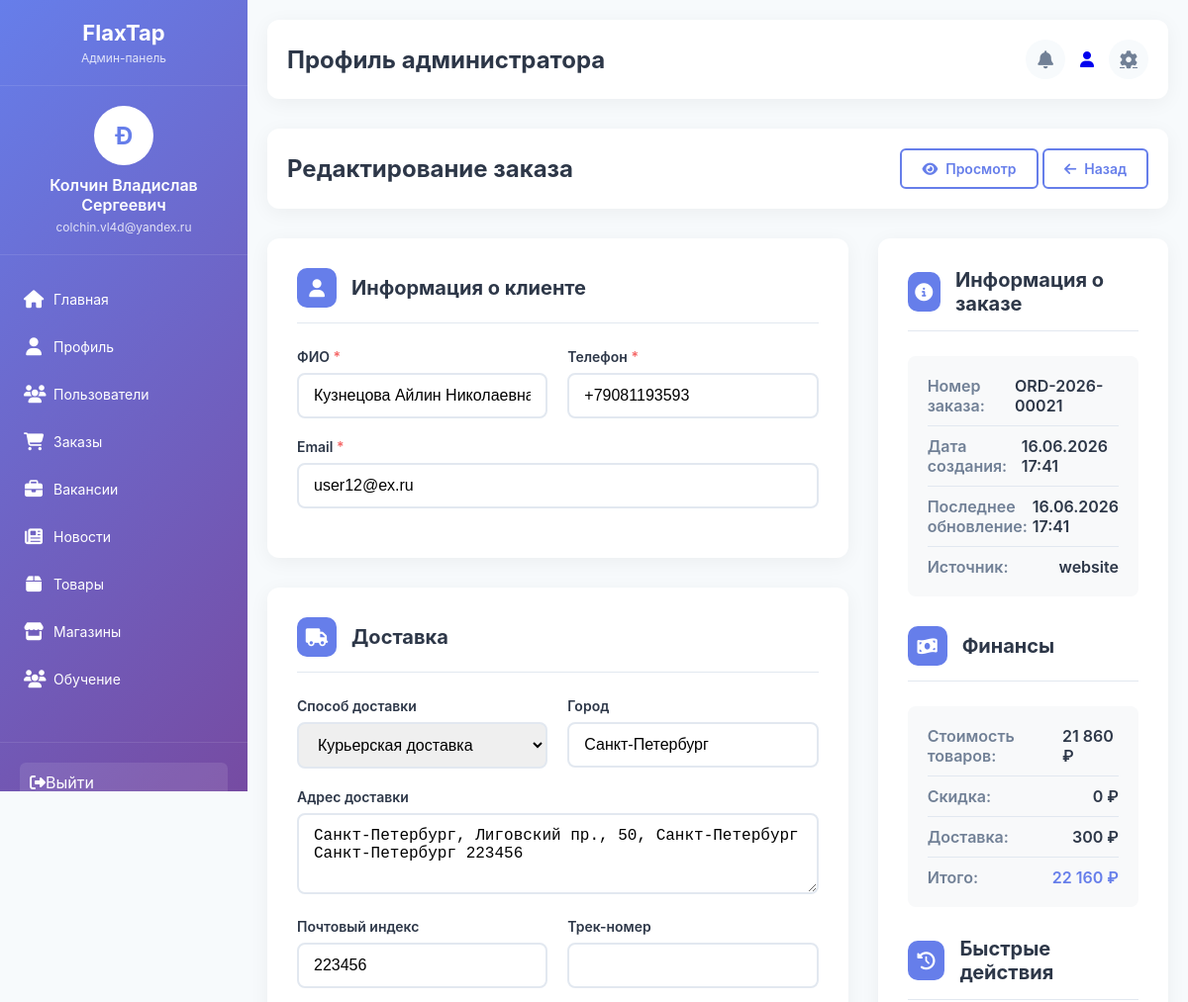
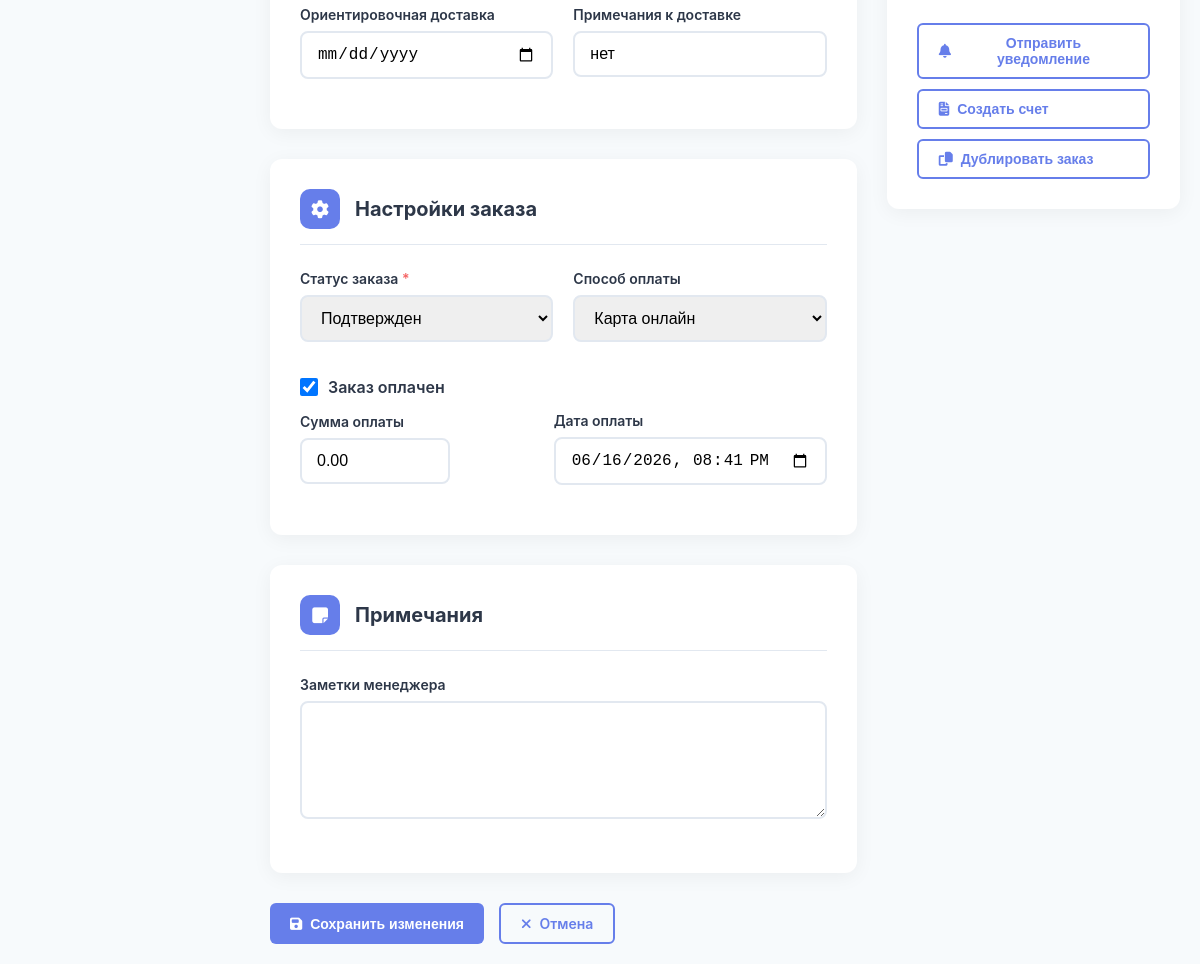
Screenshot of /admin/orders/edit.php?id=33 (signed in) with the database file from the repository (2 pictures, top to bottom).
### tables this page shows
CREATE TABLE `orders` (
  `id` int NOT NULL,
  `order_number` varchar(20) NOT NULL COMMENT 'Уникальный номер заказа, например ORD-2024-00123',
  `user_id` int DEFAULT NULL,
  `status_id` int DEFAULT '1' COMMENT 'Ссылка на order_statuses.id',
  `payment_method_id` int DEFAULT NULL,
  `delivery_method_id` int DEFAULT NULL,
  `customer_name` varchar(100) NOT NULL,
  `customer_email` varchar(100) NOT NULL,
  `customer_phone` varchar(20) NOT NULL,
  `delivery_address` text,
  `delivery_city` varchar(100) DEFAULT NULL,
  `delivery_postcode` varchar(20) DEFAULT NULL,
  `delivery_notes` text COMMENT 'Комментарии по доставке',
  `subtotal` decimal(10,2) NOT NULL COMMENT 'Стоимость товаров без учета доставки и скидок',
  `discount_amount` decimal(10,2) DEFAULT '0.00' COMMENT 'Сумма скидки',
  `delivery_price` decimal(10,2) DEFAULT '0.00',
  `total_amount` decimal(10,2) NOT NULL COMMENT 'Итоговая сумма к оплате',
  `is_paid` tinyint(1) DEFAULT '0',
  `paid_amount` decimal(10,2) DEFAULT '0.00',
  `payment_date` datetime DEFAULT NULL,
  `payment_id` varchar(100) DEFAULT NULL COMMENT 'ID платежа в платежной системе',
  `tracking_number` varchar(100) DEFAULT NULL,
  `estimated_delivery` date DEFAULT NULL,
  `actual_delivery` date DEFAULT NULL,
  `customer_notes` text COMMENT 'Комментарий от клиента',
  `manager_notes` text COMMENT 'Внутренние заметки менеджера',
  `ip_address` varchar(45) DEFAULT NULL,
  `user_agent` text,
  `source` varchar(50) DEFAULT 'website' COMMENT 'Источник заказа: website, mobile_app, etc.',
  `created_at` timestamp NULL DEFAULT CURRENT_TIMESTAMP,
  `updated_at` timestamp NULL DEFAULT CURRENT_TIMESTAMP ON UPDATE CURRENT_TIMESTAMP
);

CREATE TABLE `delivery_methods` (
  `id` int NOT NULL,
  `name` varchar(50) NOT NULL,
  `description` varchar(255) DEFAULT NULL,
  `price` decimal(10,2) DEFAULT '0.00',
  `free_threshold` decimal(10,2) DEFAULT NULL COMMENT 'Сумма заказа для бесплатной доставки',
  `delivery_days` varchar(50) DEFAULT NULL,
  `is_active` tinyint(1) DEFAULT '1',
  `sort_order` int DEFAULT '0'
);

CREATE TABLE `order_statuses` (
  `id` int NOT NULL,
  `name` varchar(50) NOT NULL,
  `description` varchar(255) DEFAULT NULL,
  `color` varchar(20) DEFAULT '#3498db',
  `sort_order` int DEFAULT '0',
  `created_at` timestamp NULL DEFAULT CURRENT_TIMESTAMP
);

CREATE TABLE `payment_methods` (
  `id` int NOT NULL,
  `name` varchar(50) NOT NULL,
  `description` varchar(255) DEFAULT NULL,
  `is_active` tinyint(1) DEFAULT '1',
  `commission` decimal(5,2) DEFAULT '0.00',
  `sort_order` int DEFAULT '0'
);

### admin/orders/edit.php (the view, shortened to what the rows shown need)
<?php
include "../config/database.php";
$order_id = isset($_GET['id']) ? (int)$_GET['id'] : 0;
$query = "SELECT * FROM orders WHERE id = $order_id";
$result = mysqli_query($conn, $query);
$order = mysqli_fetch_assoc($result);
$statuses_query = "SELECT * FROM order_statuses ORDER BY sort_order";
$statuses_result = mysqli_query($conn, $statuses_query);
$payments_query = "SELECT * FROM payment_methods WHERE is_active = 1 ORDER BY sort_order";
$payments_result = mysqli_query($conn, $payments_query);
$deliveries_query = "SELECT * FROM delivery_methods WHERE is_active = 1 ORDER BY sort_order";
$deliveries_result = mysqli_query($conn, $deliveries_query);
?>
<!DOCTYPE html>
<html lang="ru">
<head>
    <link rel="stylesheet" href="../assets/style/style.css">
    <link rel="stylesheet" href="https://cdnjs.cloudflare.com/ajax/libs/font-awesome/6.4.0/css/all.min.css">
    <link rel="stylesheet" href="../assets/style/orders/edit.css">
</head>
<body>
    <?php include "../inc/sidebar.php"; ?>
    <main class="main-content">
        <?php include "../inc/header.php"; ?>
        <div class="header">
            <h1>Редактирование заказа</h1>
        </div>
        <div class="edit-container">
            <div>
                <form method="POST">
                    <div class="form-section">
                        <div class="section-header">
                            <h2>Информация о клиенте</h2>
                        </div>
                        <div class="row">
                            <div class="form-group">
                                <label for="customer_name" class="form-label required">ФИО</label>
                                <input type="text" id="customer_name" name="customer_name"
                                       class="form-control"
                                       value="<?php echo htmlspecialchars($order['customer_name']); ?>"
                                       required>
                            </div>
                            <div class="form-group">
                                <label for="customer_phone" class="form-label required">Телефон</label>
                                <input type="tel" id="customer_phone" name="customer_phone"
                                       class="form-control"
                                       value="<?php echo htmlspecialchars($order['customer_phone']); ?>"
                                       required>
                            </div>
                        </div>
                        <div class="form-group">
                            <label for="customer_email" class="form-label required">Email</label>
                            <input type="email" id="customer_email" name="customer_email"
                                   class="form-control"
                                   value="<?php echo htmlspecialchars($order['customer_email']); ?>"
                                   required>
                        </div>
                    </div>
                    <div class="form-section" style="margin-top: 30px;">
                        <div class="section-header">
                            <h2>Доставка</h2>
                        </div>
                        <div class="row">
                            <div class="form-group">
                                <label for="delivery_method_id" class="form-label">Способ доставки</label>
                                <select id="delivery_method_id" name="delivery_method_id" class="form-control">
                                    <?php mysqli_data_seek($deliveries_result, 0); ?>
                                    <?php while($delivery = mysqli_fetch_assoc($deliveries_result)): ?>
                                        <option value="<?php echo $delivery['id']; ?>"
                                            <?php echo $order['delivery_method_id'] == $delivery['id'] ? 'selected' : ''; ?>>
                                            <?php echo htmlspecialchars($delivery['name']); ?>
                                        </option>
                                    <?php endwhile; ?>
                                </select>
                            </div>
                            <div class="form-group">
                                <label for="delivery_city" class="form-label">Город</label>
                                <input type="text" id="delivery_city" name="delivery_city"
                                       class="form-control"
                                       value="<?php echo htmlspecialchars($order['delivery_city'] ?? ''); ?>">
                            </div>
                        </div>
                        <div class="form-group">
                            <label for="delivery_address" class="form-label">Адрес доставки</label>
                            <textarea id="delivery_address" name="delivery_address"
                                      class="form-control"
                                      rows="3"><?php echo htmlspecialchars($order['delivery_address'] ?? ''); ?></textarea>
                        </div>
                        <div class="row">
                            <div class="form-group">
                                <label for="delivery_postcode" class="form-label">Почтовый индекс</label>
                                <input type="text" id="delivery_postcode" name="delivery_postcode"
                                       class="form-control"
                                       value="<?php echo htmlspecialchars($order['delivery_postcode'] ?? ''); ?>">
                            </div>
                        </div>
                        <div class="row">
                            <div class="form-group">
                                <label for="estimated_delivery" class="form-label">Ориентировочная доставка</label>
                                <input type="date" id="estimated_delivery" name="estimated_delivery"
                                       class="form-control"
                                       value="<?php echo $order['estimated_delivery'] ? date('Y-m-d', strtotime($order['estimated_delivery'])) : ''; ?>">
                            </div>
                            <div class="form-group">
                                <label for="delivery_notes" class="form-label">Примечания к доставке</label>
                                <input type="text" id="delivery_notes" name="delivery_notes"
                                       class="form-control"
                                       value="<?php echo htmlspecialchars($order['delivery_notes'] ?? ''); ?>">
                            </div>
                        </div>
                    </div>
                    <div class="form-section" style="margin-top: 30px;">
                        <div class="section-header">
                            <h2>Настройки заказа</h2>
                        </div>
                        <div class="row">
                            <div class="form-group">
                                <label for="status_id" class="form-label required">Статус заказа</label>
                                <select id="status_id" name="status_id" class="form-control" required>
                                    <?php mysqli_data_seek($statuses_result, 0); ?>
                                    <?php while($status = mysqli_fetch_assoc($statuses_result)): ?>
                                        <option value="<?php echo $status['id']; ?>"
                                            <?php echo $order['status_id'] == $status['id'] ? 'selected' : ''; ?>>
                                            <?php echo htmlspecialchars($status['name']); ?>
                                        </option>
                                    <?php endwhile; ?>
                                </select>
                            </div>
                            <div class="form-group">
                                <label for="payment_method_id" class="form-label">Способ оплаты</label>
                                <select id="payment_method_id" name="payment_method_id" class="form-control">
                                    <?php mysqli_data_seek($payments_result, 0); ?>
                                    <?php while($payment = mysqli_fetch_assoc($payments_result)): ?>
                                        <option value="<?php echo $payment['id']; ?>"
                                            <?php echo $order['payment_method_id'] == $payment['id'] ? 'selected' : ''; ?>>
                                            <?php echo htmlspecialchars($payment['name']); ?>
                                        </option>
                                    <?php endwhile; ?>
                                </select>
                            </div>
                        </div>
                        <div class="checkbox-group">
                            <input type="checkbox" id="is_paid" name="is_paid" value="1"
                                   <?php echo $order['is_paid'] ? 'checked' : ''; ?>>
                            <label for="is_paid">Заказ оплачен</label>
                        </div>
                        <div class="payment-status">
                            <div class="form-group" style="flex: 1;">
                                <label for="paid_amount" class="form-label">Сумма оплаты</label>
                                <input type="number" id="paid_amount" name="paid_amount"
                                       class="form-control"
                                       value="<?php echo $order['paid_amount']; ?>"
                                       step="0.01" min="0">
                            </div>
                            <div class="form-group" style="flex: 1;">
                                <label for="payment_date" class="form-label">Дата оплаты</label>
                                <input type="datetime-local" id="payment_date" name="payment_date"
                                       class="form-control"
                                       value="<?php echo $order['payment_date'] ? date('Y-m-d\TH:i', strtotime($order['payment_date'])) : ''; ?>">
                            </div>
                        </div>
                    </div>
                    <div class="form-section" style="margin-top: 30px;">
                        <div class="section-header">
                            <h2>Примечания</h2>
                        </div>
                    </div>
                </form>
            </div>
            <div>
                <div class="form-section">
                    <div class="section-header">
                        <h2>Информация о заказе</h2>
                    </div>
                    <div class="info-box">
                        <div class="info-item">
                            <span class="info-label">Номер заказа:</span>
                            <span class="info-value"><?php echo htmlspecialchars($order['order_number']); ?></span>
                        </div>
                        <div class="info-item">
                            <span class="info-label">Дата создания:</span>
                            <span class="info-value"><?php echo date('d.m.Y H:i', strtotime($order['created_at'])); ?></span>
                        </div>
                        <div class="info-item">
                            <span class="info-label">Последнее обновление:</span>
                            <span class="info-value"><?php echo date('d.m.Y H:i', strtotime($order['updated_at'])); ?></span>
                        </div>
                        <div class="info-item">
                            <span class="info-label">Источник:</span>
                            <span class="info-value"><?php echo htmlspecialchars($order['source']); ?></span>
                        </div>
                    </div>
                    <div class="section-header" style="margin-top: 30px;">
                        <h2>Финансы</h2>
                    </div>
                    <div class="info-box">
                        <div class="info-item">
                            <span class="info-label">Стоимость товаров:</span>
                            <span class="info-value"><?php echo number_format($order['subtotal'], 0, ',', ' '); ?> ₽</span>
                        </div>
                        <div class="info-item">
                            <span class="info-label">Скидка:</span>
                            <span class="info-value"><?php echo number_format($order['discount_amount'], 0, ',', ' '); ?> ₽</span>
                        </div>
                        <div class="info-item">
                            <span class="info-label">Доставка:</span>
                            <span class="info-value"><?php echo number_format($order['delivery_price'], 0, ',', ' '); ?> ₽</span>
                        </div>
                        <div class="info-item">
                            <span class="info-label">Итого:</span>
                            <span class="info-value" style="color: var(--primary-color);">
                                <?php echo number_format($order['total_amount'], 0, ',', ' '); ?> ₽
                            </span>
                        </div>
                    </div>
                    <div class="section-header" style="margin-top: 30px;">
                        <h2>Быстрые действия</h2>
                    </div>
                </div>
            </div>
        </div>
    </main>
</body>
</html>

### rows the page displays
orders: customer_name "Кузнецова Айлин Николаевна", customer_phone "+79081193593", customer_email "user12@ex.ru", delivery_method_id "Курьерская доставка", delivery_city "Санкт-Петербург", delivery_address "Санкт-Петербург, Лиговский пр., 50, Санкт-Петербург Санкт-Петербург 223456", delivery_postcode "223456", delivery_notes "нет", status_id "Подтвержден", payment_method_id "Карта онлайн", is_paid "☑", paid_amount "0.00", payment_date "06/16/2026 20:41", order_number "ORD-2026-00021", created_at "16.06.2026 17:41", updated_at "16.06.2026 17:41", source "website", subtotal "21 860", discount_amount "0", delivery_price "300", total_amount "22 160"

### other values shown
substr($admin['name'], 0, 1) "Ð"
$admin['name'] "Колчин Владислав Сергеевич"
$admin['email'] "colchin.vl4d@yandex.ru"
